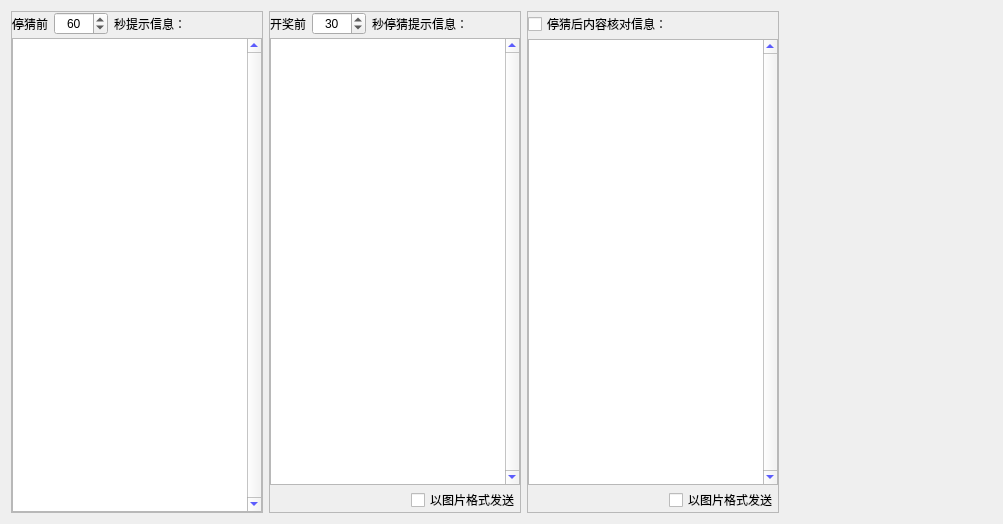
<?xml version="1.0" encoding="UTF-8"?>
<ui version="4.0">
 <class>ForNoGuessWidget</class>
 <widget class="QWidget" name="ForNoGuessWidget">
  <property name="geometry">
   <rect>
    <x>0</x>
    <y>0</y>
    <width>1003</width>
    <height>524</height>
   </rect>
  </property>
  <property name="windowTitle">
   <string>停猜</string>
  </property>
  <layout class="QHBoxLayout" name="horizontalLayout_6">
   <item>
    <widget class="QFrame" name="frame">
     <property name="sizePolicy">
      <sizepolicy hsizetype="Fixed" vsizetype="Preferred">
       <horstretch>0</horstretch>
       <verstretch>0</verstretch>
      </sizepolicy>
     </property>
     <property name="frameShape">
      <enum>QFrame::StyledPanel</enum>
     </property>
     <property name="frameShadow">
      <enum>QFrame::Raised</enum>
     </property>
     <layout class="QVBoxLayout" name="verticalLayout">
      <property name="spacing">
       <number>3</number>
      </property>
      <property name="leftMargin">
       <number>0</number>
      </property>
      <property name="topMargin">
       <number>0</number>
      </property>
      <property name="rightMargin">
       <number>0</number>
      </property>
      <property name="bottomMargin">
       <number>0</number>
      </property>
      <item>
       <layout class="QHBoxLayout" name="horizontalLayout">
        <item>
         <widget class="QLabel" name="label">
          <property name="text">
           <string>停猜前</string>
          </property>
         </widget>
        </item>
        <item>
         <widget class="QSpinBox" name="spinBox">
          <property name="alignment">
           <set>Qt::AlignCenter</set>
          </property>
          <property name="maximum">
           <number>1000</number>
          </property>
          <property name="value">
           <number>60</number>
          </property>
         </widget>
        </item>
        <item>
         <widget class="QLabel" name="label_2">
          <property name="text">
           <string>秒提示信息：</string>
          </property>
         </widget>
        </item>
        <item>
         <spacer name="horizontalSpacer_4">
          <property name="orientation">
           <enum>Qt::Horizontal</enum>
          </property>
          <property name="sizeHint" stdset="0">
           <size>
            <width>40</width>
            <height>20</height>
           </size>
          </property>
         </spacer>
        </item>
       </layout>
      </item>
      <item>
       <widget class="QTextEdit" name="textEdit">
        <property name="sizePolicy">
         <sizepolicy hsizetype="Fixed" vsizetype="Expanding">
          <horstretch>0</horstretch>
          <verstretch>0</verstretch>
         </sizepolicy>
        </property>
        <property name="maximumSize">
         <size>
          <width>250</width>
          <height>16777215</height>
         </size>
        </property>
        <property name="styleSheet">
         <string notr="true">color: rgb(0, 0, 255);</string>
        </property>
        <property name="verticalScrollBarPolicy">
         <enum>Qt::ScrollBarAlwaysOn</enum>
        </property>
       </widget>
      </item>
     </layout>
    </widget>
   </item>
   <item>
    <widget class="QFrame" name="frame_2">
     <property name="sizePolicy">
      <sizepolicy hsizetype="Fixed" vsizetype="Preferred">
       <horstretch>0</horstretch>
       <verstretch>0</verstretch>
      </sizepolicy>
     </property>
     <property name="frameShape">
      <enum>QFrame::StyledPanel</enum>
     </property>
     <property name="frameShadow">
      <enum>QFrame::Raised</enum>
     </property>
     <layout class="QVBoxLayout" name="verticalLayout_2">
      <property name="spacing">
       <number>3</number>
      </property>
      <property name="leftMargin">
       <number>0</number>
      </property>
      <property name="topMargin">
       <number>0</number>
      </property>
      <property name="rightMargin">
       <number>0</number>
      </property>
      <property name="bottomMargin">
       <number>0</number>
      </property>
      <item>
       <layout class="QHBoxLayout" name="horizontalLayout_2">
        <item>
         <widget class="QLabel" name="label_3">
          <property name="text">
           <string>开奖前</string>
          </property>
         </widget>
        </item>
        <item>
         <widget class="QSpinBox" name="spinBox_2">
          <property name="alignment">
           <set>Qt::AlignCenter</set>
          </property>
          <property name="maximum">
           <number>1000</number>
          </property>
          <property name="value">
           <number>30</number>
          </property>
         </widget>
        </item>
        <item>
         <widget class="QLabel" name="label_4">
          <property name="text">
           <string>秒停猜提示信息：</string>
          </property>
         </widget>
        </item>
        <item>
         <spacer name="horizontalSpacer_5">
          <property name="orientation">
           <enum>Qt::Horizontal</enum>
          </property>
          <property name="sizeHint" stdset="0">
           <size>
            <width>40</width>
            <height>20</height>
           </size>
          </property>
         </spacer>
        </item>
       </layout>
      </item>
      <item>
       <widget class="QTextEdit" name="textEdit_2">
        <property name="sizePolicy">
         <sizepolicy hsizetype="Fixed" vsizetype="Expanding">
          <horstretch>0</horstretch>
          <verstretch>0</verstretch>
         </sizepolicy>
        </property>
        <property name="maximumSize">
         <size>
          <width>250</width>
          <height>16777215</height>
         </size>
        </property>
        <property name="styleSheet">
         <string notr="true">color: rgb(0, 0, 255);</string>
        </property>
        <property name="verticalScrollBarPolicy">
         <enum>Qt::ScrollBarAlwaysOn</enum>
        </property>
       </widget>
      </item>
      <item>
       <layout class="QHBoxLayout" name="horizontalLayout_3">
        <item>
         <spacer name="horizontalSpacer">
          <property name="orientation">
           <enum>Qt::Horizontal</enum>
          </property>
          <property name="sizeHint" stdset="0">
           <size>
            <width>40</width>
            <height>20</height>
           </size>
          </property>
         </spacer>
        </item>
        <item>
         <widget class="QCheckBox" name="checkBox_2">
          <property name="sizePolicy">
           <sizepolicy hsizetype="Fixed" vsizetype="Fixed">
            <horstretch>0</horstretch>
            <verstretch>0</verstretch>
           </sizepolicy>
          </property>
          <property name="text">
           <string>以图片格式发送</string>
          </property>
         </widget>
        </item>
       </layout>
      </item>
     </layout>
    </widget>
   </item>
   <item>
    <widget class="QFrame" name="frame_3">
     <property name="sizePolicy">
      <sizepolicy hsizetype="Fixed" vsizetype="Preferred">
       <horstretch>0</horstretch>
       <verstretch>0</verstretch>
      </sizepolicy>
     </property>
     <property name="frameShape">
      <enum>QFrame::StyledPanel</enum>
     </property>
     <property name="frameShadow">
      <enum>QFrame::Raised</enum>
     </property>
     <layout class="QVBoxLayout" name="verticalLayout_3">
      <property name="spacing">
       <number>3</number>
      </property>
      <property name="leftMargin">
       <number>0</number>
      </property>
      <property name="topMargin">
       <number>0</number>
      </property>
      <property name="rightMargin">
       <number>0</number>
      </property>
      <property name="bottomMargin">
       <number>0</number>
      </property>
      <item>
       <layout class="QHBoxLayout" name="horizontalLayout_5">
        <item>
         <widget class="QCheckBox" name="checkBox">
          <property name="text">
           <string>停猜后内容核对信息：</string>
          </property>
         </widget>
        </item>
        <item>
         <spacer name="horizontalSpacer_6">
          <property name="orientation">
           <enum>Qt::Horizontal</enum>
          </property>
          <property name="sizeHint" stdset="0">
           <size>
            <width>40</width>
            <height>20</height>
           </size>
          </property>
         </spacer>
        </item>
       </layout>
      </item>
      <item>
       <widget class="QTextEdit" name="textEdit_3">
        <property name="sizePolicy">
         <sizepolicy hsizetype="Fixed" vsizetype="Expanding">
          <horstretch>0</horstretch>
          <verstretch>0</verstretch>
         </sizepolicy>
        </property>
        <property name="maximumSize">
         <size>
          <width>250</width>
          <height>16777215</height>
         </size>
        </property>
        <property name="styleSheet">
         <string notr="true">color: rgb(0, 0, 255);</string>
        </property>
        <property name="verticalScrollBarPolicy">
         <enum>Qt::ScrollBarAlwaysOn</enum>
        </property>
       </widget>
      </item>
      <item>
       <layout class="QHBoxLayout" name="horizontalLayout_4">
        <item>
         <spacer name="horizontalSpacer_2">
          <property name="orientation">
           <enum>Qt::Horizontal</enum>
          </property>
          <property name="sizeHint" stdset="0">
           <size>
            <width>40</width>
            <height>20</height>
           </size>
          </property>
         </spacer>
        </item>
        <item>
         <widget class="QCheckBox" name="checkBox_3">
          <property name="sizePolicy">
           <sizepolicy hsizetype="Fixed" vsizetype="Fixed">
            <horstretch>0</horstretch>
            <verstretch>0</verstretch>
           </sizepolicy>
          </property>
          <property name="text">
           <string>以图片格式发送</string>
          </property>
         </widget>
        </item>
       </layout>
      </item>
     </layout>
    </widget>
   </item>
   <item>
    <spacer name="horizontalSpacer_3">
     <property name="orientation">
      <enum>Qt::Horizontal</enum>
     </property>
     <property name="sizeHint" stdset="0">
      <size>
       <width>190</width>
       <height>20</height>
      </size>
     </property>
    </spacer>
   </item>
  </layout>
 </widget>
 <layoutdefault spacing="6" margin="11"/>
 <resources/>
 <connections/>
</ui>
